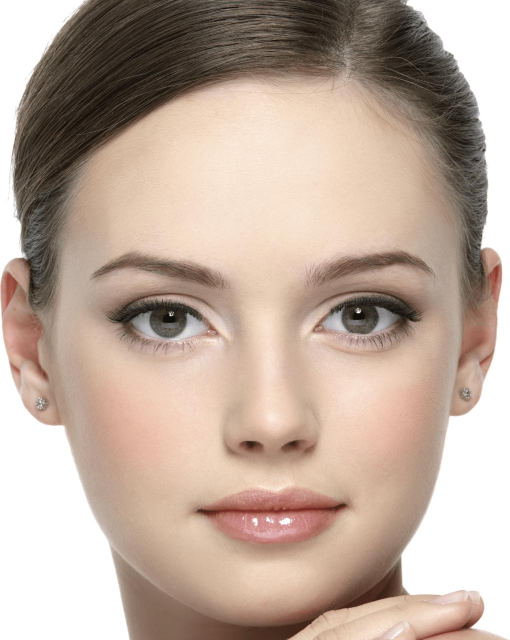
#> input picture pictures/faces/face1.jpg, 1019 x 1280 px (shown at 1/2 size); its folder holds only this picture in this run
$ python main.py
#> lines starting #> are read from the running program, lines starting #| are printed output that depends on the picture; after the words box and inside, x2 and y2 are one past the last pixel; in counts of white or black regions, pixels touching at a corner belong together
### lib/eyes.py
# import the necessary packages
import cv2
from .eyes_color import get_dominant_color


def detect_eyes(name, image):
    """
    This function detects eyes.

    Arguments:

    Returns:
    eyes images names

    """
#> called with name = 'face1'

    # Load haarcascades
    eyeCascade = cv2.CascadeClassifier('./haarcascades/haarcascade_eye.xml')

    # Save original image
    clone = image.copy()
#> clone is the input picture: shape (1280, 1019, 3); mean B, G, R 156.3, 169.8, 189.8

    # Convert to grayscale
    gray = cv2.cvtColor(clone, cv2.COLOR_BGR2GRAY)
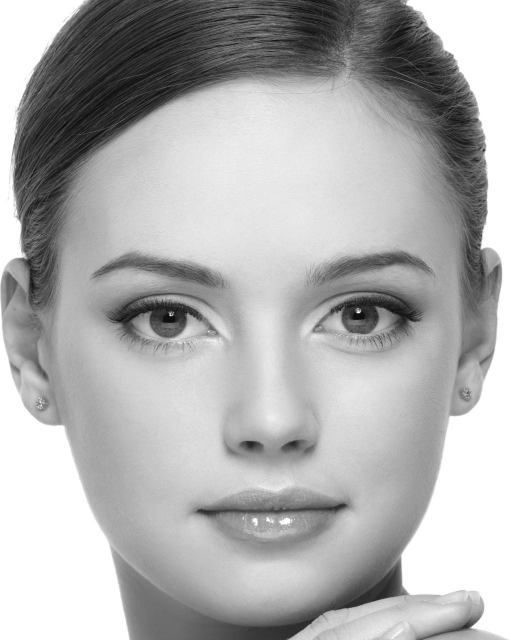
#> gray: shape (1280, 1019) (shown at 1/2 size); min 2, max 255, mean 174.2

    faces = detect_faces(clone, gray)
#> in detect_faces, `faces = face_cascade.detectMultiScale( gray, scaleFactor=1.2, minNeigh..`: faces = [[97, 291, 873, 873]]
#> faces = [[97, 291, 873, 873]]

    # Debug: Draw rectangle around faces
    for (x, y, w, h) in faces:
        cv2.rectangle(clone, (x, y), (x+w, y+h), (255, 255, 0), 2)
#> this loop made 1 pass
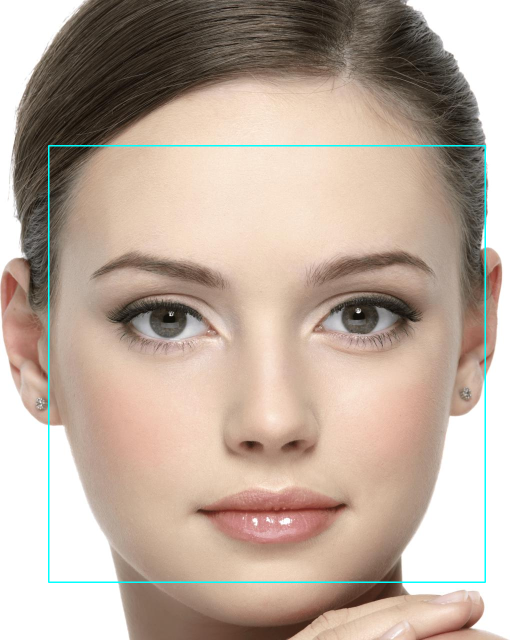
#> clone: shape (1280, 1019, 3) (shown at 1/2 size); 0.8% of pixels changed, all inside (x1, y1, x2, y2) = (96, 290, 972, 1166)

    # Find eyes
    eyesImages = []
    eyesImagesNames = []
    j = 1
    for (x, y, w, h) in faces:
        # Crop the area with faces
        roi_gray = gray[y: y + h, x: x + w]
        roi_color = image[y: y + h, x: x + w]

        # Detect eyes
        eyes = eyeCascade.detectMultiScale(
            roi_gray,
            scaleFactor=1.2,
            minNeighbors=4,
            minSize=(150, 150)
        )

        # Find scin color
        scinColor = get_dominant_color(roi_color, k=4)

        # Draw the area with eyes
        for (ex, ey, ew, eh) in eyes:
            eye = roi_color[ey: ey + eh, ex: ex + ew]
            cv2.rectangle(roi_color, (ex, ey), (ex + ew, ey + eh), (0, 255, 0), 2)

            # Save images for transfer
            eyesImages.append(eye)

            # Debug for manual checking: save images of eyes
            #eyesImagesNames.append(name + '_eye' + str(j))
            #cv2.imwrite('./labeled/detectFace/' + name + '_eye' + str(j) + '.jpg', eye)


        # Debug for manual checking: save labeled face and eyes
        cv2.imwrite('./labeled/detectFace/' + name + 'Labeled.jpg', roi_color)
#> this loop made 1 pass
#> (x, y, w, h, label_counts in get_dominant_color, scinColor) on pass 1: (97, 291, 873, 873, {1: 78659, 3: 253458, 0: 304738, 2: 125274}, [177.5, 197.9, 226.7])
#> pass 1, in detect_eyes, `cv2.imwrite('./labeled/detectFace/' + name + 'Labeled.jpg', roi_color)`:
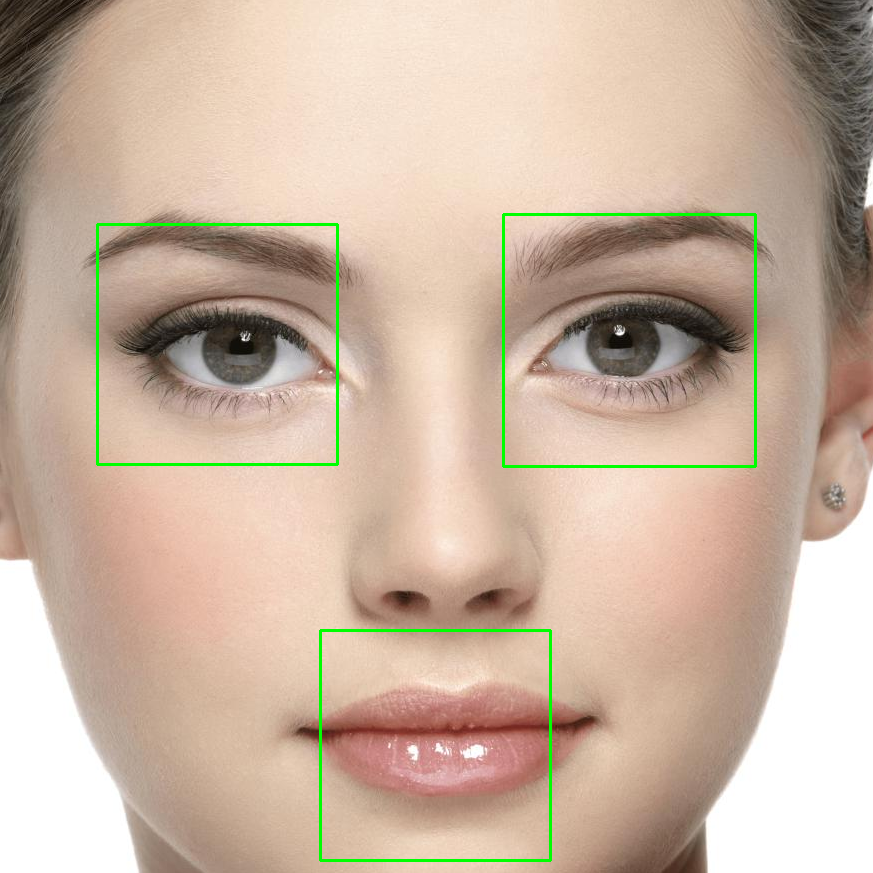
#> saved as face1Labeled.jpg: shape (873, 873, 3); mean B, G, R 160.7, 179.6, 201.1
#> after the loop, eyesImages = 3 items

    return scinColor, eyesImages


def detect_faces(clone, gray):
    """
    This function gets faces images,
    detects faces to crop the image to speed up eye search.
    If face isn't detected, the function returns original image shape.

    Arguments:

    Returns:
    Faces coordinates

    """

    # Load haarcascades
    face_cascade = cv2.CascadeClassifier('./haarcascades/haarcascade_frontalface_default.xml')

    # Find faces
    faces = face_cascade.detectMultiScale(
        gray,
        scaleFactor=1.2,
        minNeighbors=8,
        minSize=(20, 20)
    )

    # Set face all image if face was not detected
    if len(faces) == 0:
        faces = [[0, 0, clone.shape[1], clone.shape[0]]]

    # Debug
    #faces_detected = "Лиц обнаружено: " + format(len(faces))
    #print(faces_detected)

    return faces

### lib/eyes_color.py
# import the necessary packages
import numpy as np
from sklearn.cluster import KMeans
from collections import Counter
import cv2


def detect_eyes_color(name, image):
    """
    This function gets irises images, than gets dominant color on image,
    writes image with adding the area which filled by dominant color .

    Arguments:

    Returns:

    """

    # TODO: add sorting irises by color and pass by wrong detected irises
    if image.size != 0:
        iris_hsv = cv2.cvtColor(image, cv2.COLOR_BGR2HSV)
        dom_color = get_dominant_color(iris_hsv)
        dom_color_hsv = np.full(image.shape, dom_color, dtype='uint8')
        dom_color_bgr = cv2.cvtColor(dom_color_hsv, cv2.COLOR_HSV2BGR)
        output_image = np.hstack((image, dom_color_bgr))
        return output_image


def get_dominant_color(image, k=4):
    image = image.reshape((image.shape[0] * image.shape[1], 3))
    clt = KMeans(n_clusters=k)
    labels = clt.fit_predict(image)
    label_counts = Counter(labels)
    dominant_color = clt.cluster_centers_[label_counts.most_common(1)[0][0]]
    return list(dominant_color)

### lib/irises.py
# import the necessary packages
import numpy as np
import cv2


def detect_irises(name, image, scinColor=None):
    """
    This function gets eyes images, then detects irises on processed images
    and returns irises which cropped by mask.

    Arguments:

    Returns:

    """

    clone = image.copy()

    # Get processed images
    images, imagesName = process_image(clone)

    # Find irises and write them
    irisesImages = []
    irisesImagesNames = []
    for i in range(len(images)):
        # Find iris on current image of eye
        irises = find_circles_by_mask(image.copy(), images[i])

        # TODO: implement finding iris in circles
        # iris = findIris(circles)

        for j, iris in enumerate(irises):
            if iris.size != 0:
                # Save images for transfer
                irisesImages.append(iris)
                # Debug for manual checking: save images of eyes
                cv2.imwrite("./labeled/detectEye/" + name + "_" + imagesName[i] + "_iris" + str(j) + ".jpg", iris)
                irisesImagesNames.append(name + "_" + imagesName[i] + "_iris" + str(j))

    return irisesImages


def process_image(clone):
    # Use bilateralFilter and convert to grayscale
    image = cv2.bilateralFilter(clone, 10, 100, 100)
    grey = cv2.cvtColor(image, cv2.COLOR_BGR2GRAY)

    return [grey], ['grey']


def find_circles_by_mask(image, changed):
    # Find circles
    rows = changed.shape[0]
    circles = cv2.HoughCircles(changed, cv2.HOUGH_GRADIENT, 1, rows / 8,
                               param1=100, param2=30,
                               minRadius=10, maxRadius=100)

    crop = []
    # Find all circles with using mask
    if circles is not None:
        circles = np.uint16(np.around(circles))
        for i in circles[0, :]:
            # Save original image
            clone = image.copy()

            # Create mask
            height, width, _ = clone.shape
            mask = np.zeros((height, width), np.uint8)
            center = (i[0], i[1])

            # Draw on mask
            cv2.circle(mask, (i[0], i[1]), i[2], (255, 255, 255), thickness=-1)

            # Copy that image using that mask
            masked_data = cv2.bitwise_and(clone, clone, mask=mask)

            # Apply Threshold
            _, thresh = cv2.threshold(mask, 1, 255, cv2.THRESH_BINARY)

            # Find contours
            contours, _ = cv2.findContours(thresh, cv2.RETR_EXTERNAL, cv2.CHAIN_APPROX_SIMPLE)

            for contour in contours:
                # Get the bounding rect
                x, y, w, h = cv2.boundingRect(contour)
                # Crop masked_data
                crop.append(masked_data[y: y + h, x: x + w])

    return crop


# TODO:
# [98 lines left out: functions find_iris, find_method, find_contours, find_circles, write_found_contours_in_eyes, not called in this run]

### main.py
# import the necessary packages
import pathlib

import cv2
from lib import eyes, eyes_color, irises

if __name__ == '__main__':

    # Load images of faces
    faces_images = list(pathlib.Path('./pictures/faces/').glob('*.jpg'))

    # Detect eyes on images of faces and return images of eyes
    eyesImages = []
    for image in faces_images:
        name = image.resolve().stem
        skinColor, currentEyesImages = eyes.detect_eyes(name, cv2.imread(str(image)))
#> skinColor = [177.5, 197.9, 226.7]; currentEyesImages = 3 items
        eyesImages.append(currentEyesImages)
    print('Debug: The end of detecting eyes')

    # Load the image and return contours of irises
    irisesImages = []
    for current_face_eyes in eyesImages:
        for eye in current_face_eyes:
            irisesImages.append(irises.detect_irises(name, eye))
#> this loop made 1 pass
#> pass 1, in process_image, `grey = cv2.cvtColor(image, cv2.COLOR_BGR2GRAY)`:
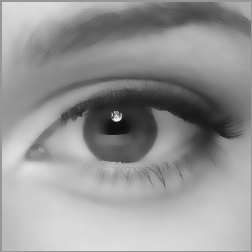
#> grey: shape (252, 252); min 15, max 235, mean 150.4
#> pass 1, in detect_irises, `cv2.imwrite("./labeled/detectEye/" + name + "_" + imagesName[i] + "_ir..`:
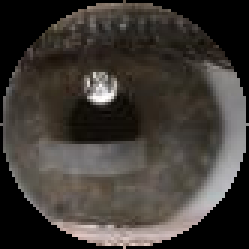
#> saved as face1_grey_iris0.jpg: shape (83, 83, 3) (shown 3 times larger); mean B, G, R 53.9, 58.8, 63.6
#> after the loop, irisesImages = 3 items
    print('Debug: The end of detecting irises')

    # Load the image of irises and the detected color of eye
    for i, current_face_irises in enumerate(irisesImages):
        for j, iris in enumerate(current_face_irises):
            output_image = eyes_color.detect_eyes_color(name, iris)
            cv2.imwrite('./pictures/labeled/detectedEyeColor_' + str(i) + str(j) + '_dominantEyeColor.jpg', output_image)
#> this loop made 3 passes
#> current_face_irises on pass 3: []
#> pass 1, in detect_eyes_color, `dom_color_bgr = cv2.cvtColor(dom_color_hsv, cv2.COLOR_HSV2BGR)`:
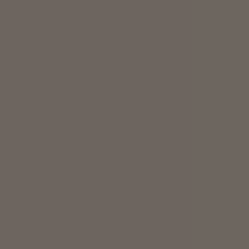
#> dom_color_bgr: shape (83, 83, 3) (shown 3 times larger); mean B, G, R 95, 101.2, 109
#> pass 1, in detect_eyes_color, `output_image = np.hstack((image, dom_color_bgr))`:
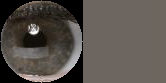
#> output_image: shape (83, 166, 3); mean B, G, R 74.5, 80, 86.3
    print('Debug: The end of detecting eyes color')

$ run again, on pictures/faces/face2.jpg
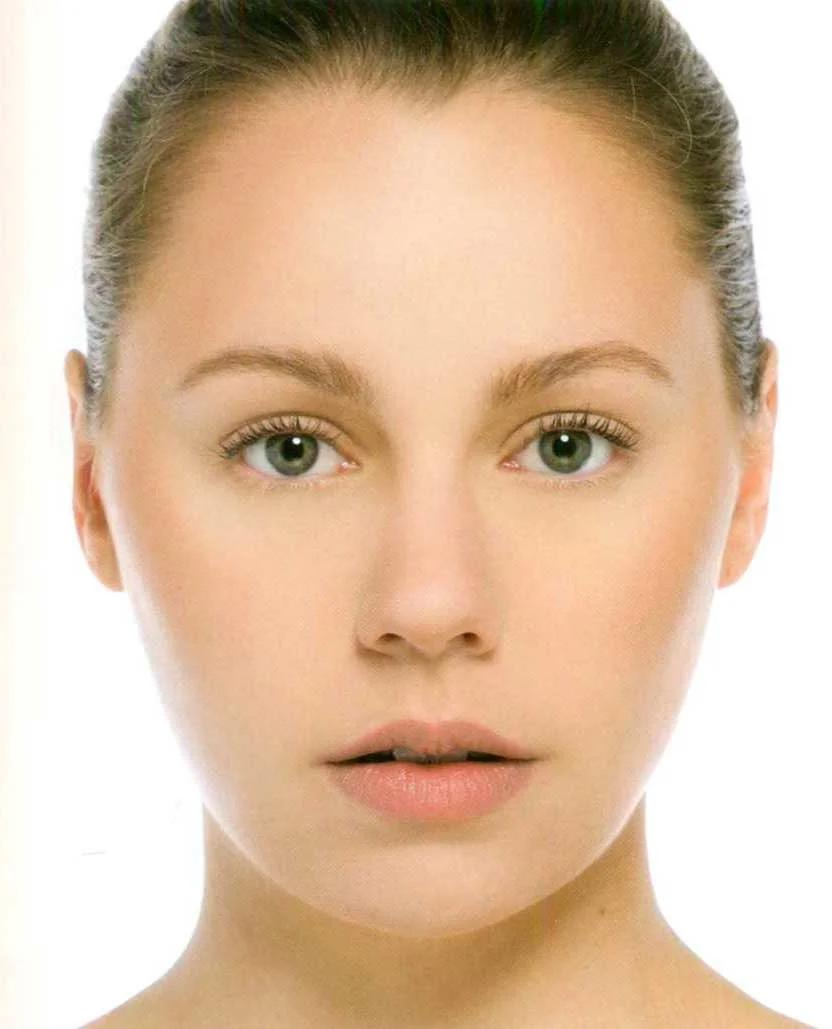
#> input picture pictures/faces/face2.jpg, 832 x 1029 px
#> in detect_eyes, clone is the input picture: shape (1029, 832, 3); mean B, G, R 163.2, 189.7, 218.6
#> in detect_faces, `faces = face_cascade.detectMultiScale( gray, scaleFactor=1.2, minNeigh..`: faces = [[77, 159, 696, 696]]
#> the loop in detect_eyes, `for (x, y, w, h) in faces:` made 1 pass
#> after the loop in detect_eyes, `for (x, y, w, h) in faces:`:
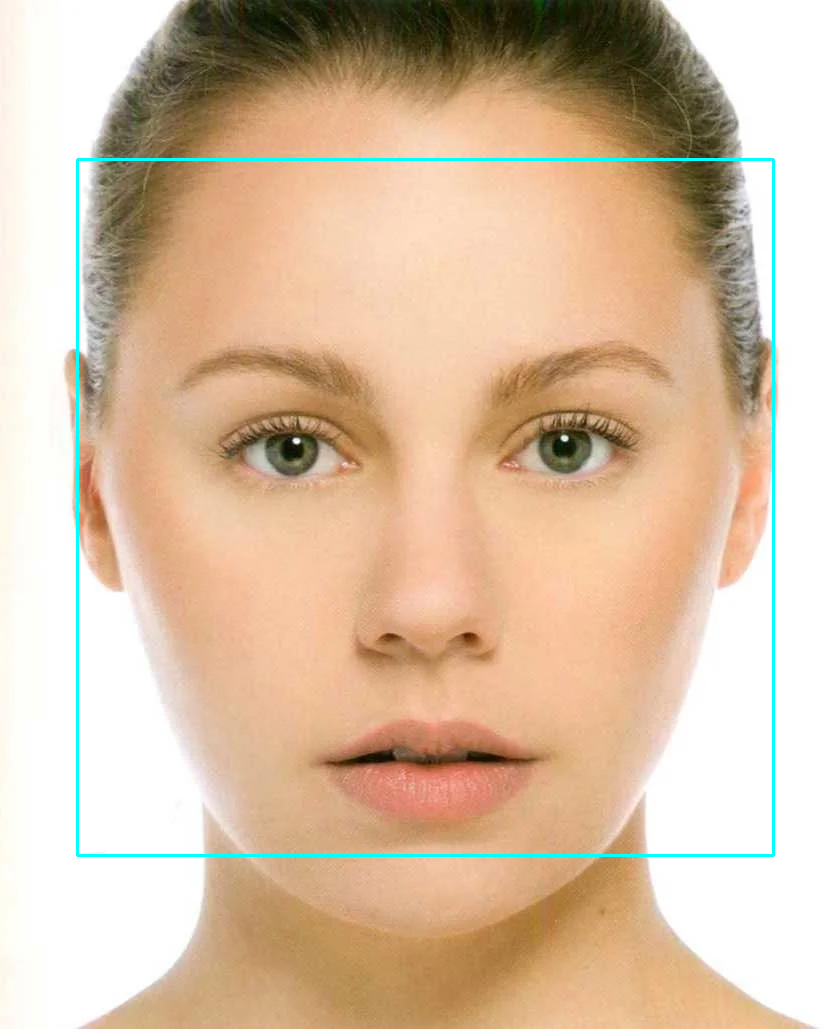
#> clone: shape (1029, 832, 3); 0.98% of pixels changed, all inside (x1, y1, x2, y2) = (76, 158, 775, 857)
#> the loop in detect_eyes, `for (x, y, w, h) in faces:` made 1 pass
#> (x, y, w, h, eyes, scinColor) on pass 1: (77, 159, 696, 696, [[375, 173, 208, 208], [97, 172, 217, 217]], [164.3, 197.1, 240])
#> after the loop in detect_eyes, `for (x, y, w, h) in faces:`: eyesImages = 2 items
#> skinColor = [164.3, 197.1, 240]; currentEyesImages = 2 items
#> the loop `for current_face_eyes in eyesImages:` made 1 pass
#> the loop `for i, current_face_irises in enumerate(irisesImages):` made 2 passes
#> pass 1, in detect_eyes_color, `output_image = np.hstack((image, dom_color_bgr))`:
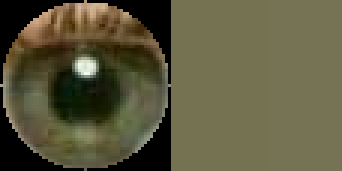
#> output_image: shape (57, 114, 3) (shown 3 times larger); mean B, G, R 61.5, 88.3, 91.8

$ run again, on pictures/faces/face3.jpg
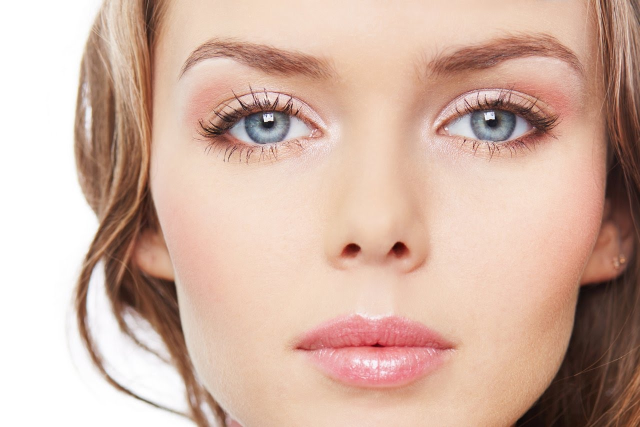
#> input picture pictures/faces/face3.jpg, 1280 x 854 px (shown at 1/2 size)
#> in detect_eyes, clone is the input picture: shape (854, 1280, 3); mean B, G, R 164.3, 179.1, 210.4
#> in detect_faces, `faces = face_cascade.detectMultiScale( gray, scaleFactor=1.2, minNeigh..`: faces = ()
#> in detect_eyes, `faces = detect_faces(clone, gray)`: faces = [[0, 0, 1280, 854]]
#> the loop in detect_eyes, `for (x, y, w, h) in faces:` made 1 pass
#> after the loop in detect_eyes, `for (x, y, w, h) in faces:`:
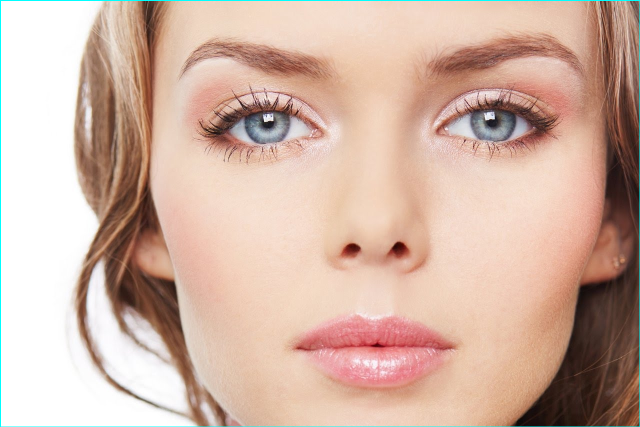
#> clone: shape (854, 1280, 3) (shown at 1/2 size); 0.58% of pixels changed, all inside (x1, y1, x2, y2) = (0, 0, 1280, 854)
#> the loop in detect_eyes, `for (x, y, w, h) in faces:` made 1 pass
#> (x, y, w, h, scinColor) on pass 1: (0, 0, 1280, 854, [183.3, 201.7, 234])
#> after the loop in detect_eyes, `for (x, y, w, h) in faces:`: eyesImages = 3 items
#> skinColor = [183.3, 201.7, 234]; currentEyesImages = 3 items
#> the loop `for current_face_eyes in eyesImages:` made 1 pass
#> the loop `for i, current_face_irises in enumerate(irisesImages):` made 3 passes
#> pass 1, in detect_eyes_color, `output_image = np.hstack((image, dom_color_bgr))`:
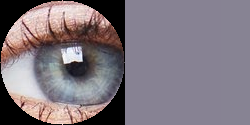
#> output_image: shape (125, 250, 3); mean B, G, R 126.3, 117.9, 127.1
